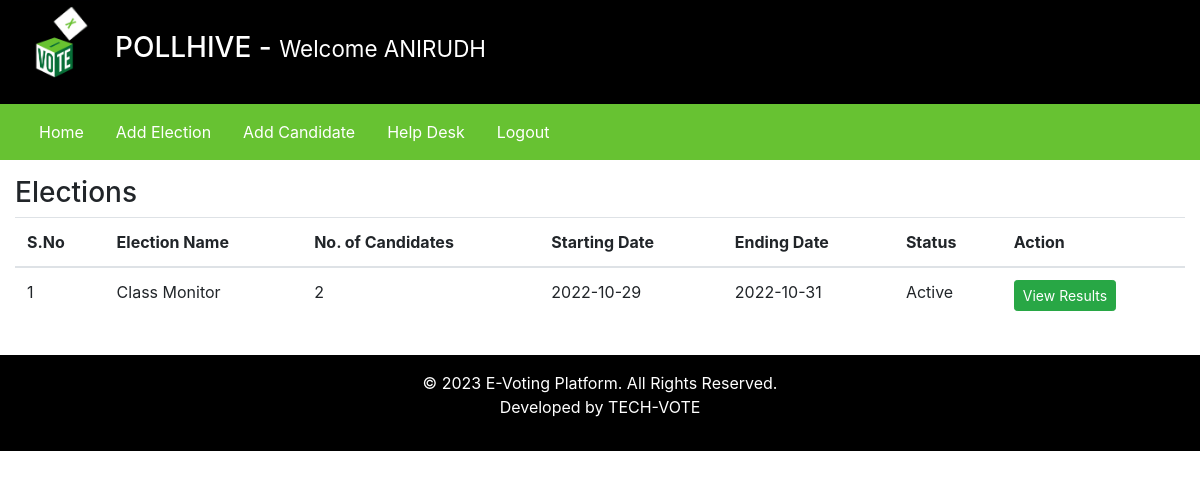
/admin/index.php?homepage=1 (signed in), run on the app's committed database.
### tables this page shows
CREATE TABLE `elections` (
  `id` int(11) NOT NULL,
  `election_topic` varchar(255) DEFAULT NULL,
  `no_of_candidates` int(11) DEFAULT NULL,
  `starting_date` date DEFAULT NULL,
  `ending_date` date DEFAULT NULL,
  `status` varchar(45) DEFAULT NULL,
  `inserted_by` varchar(255) DEFAULT NULL,
  `inserted_on` date DEFAULT NULL
);

### admin/inc/homepage.php (the view)
<div class="row my-3">
    <div class="col-12">
        <h3>Elections</h3>
        <table class="table">
            <thead>
                <tr>
                    <th scope="col">S.No</th>
                    <th scope="col">Election Name</th>
                    <th scope="col">No. of Candidates</th>
                    <th scope="col">Starting Date</th>
                    <th scope="col">Ending Date</th>
                    <th scope="col">Status </th>
                    <th scope="col">Action </th>
                </tr>
            </thead>
            <tbody>
                <?php
                $fetchingData = mysqli_query($db, "SELECT * FROM elections") or die(mysqli_error($db));
                $isAnyElectionAdded = mysqli_num_rows($fetchingData);
                if ($isAnyElectionAdded > 0) {
                    $sno = 1;
                    while ($row = mysqli_fetch_assoc($fetchingData)) {
                        $election_id = $row['id'];
                        ?>
                        <tr>
                            <td>
                                <?php echo $sno++; ?>
                            </td>
                            <td>
                                <?php echo $row['election_topic']; ?>
                            </td>
                            <td>
                                <?php echo $row['no_of_candidates']; ?>
                            </td>
                            <td>
                                <?php echo $row['starting_date']; ?>
                            </td>
                            <td>
                                <?php echo $row['ending_date']; ?>
                            </td>
                            <td>
                                <?php echo $row['status']; ?>
                            </td>
                            <td>
                                <a href="index.php?viewResult=<?php echo $election_id; ?>" class="btn btn-sm btn-success"> View
                                    Results </a>
                            </td>
                        </tr>
                        <?php
                    }
                } else {
                    ?>
                    <tr>
                        <td colspan="7"> No any election is added yet. </td>
                    </tr>
                    <?php
                }
                ?>
            </tbody>
        </table>
    </div>
</div>

### data on the page
elections: election_topic "Class Monitor", no_of_candidates "2", starting_date "2022-10-29", ending_date "2022-10-31", status "Active"

### other printed values
$_SESSION['username'] "ANIRUDH"
